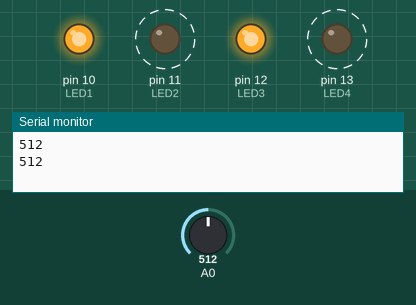
Simulated run of this sketch. Board: Arduino Uno, built with avr-gcc and run on an emulated ATmega328P. Parts: output pins drawn as LEDs (lit = HIGH), the last lines printed to the serial monitor. Dashed ring = blinking. The inputs (shaded band) are chosen by the test bench; at power-on: A0 = 512.

Above: at 1.8 s.
1.9 s: A0 set to 0
At 3.0 s:
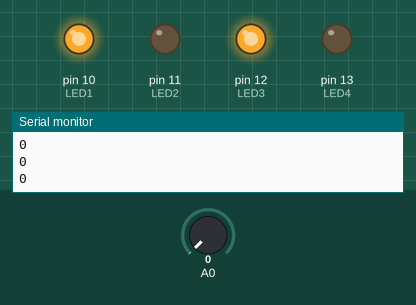
3.6 s: A0 set to 122
At 3.91 s:
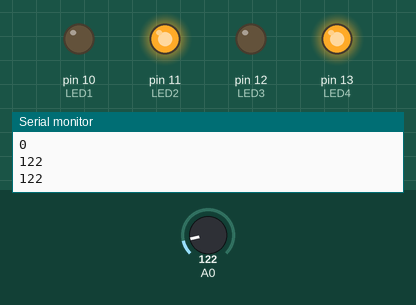
Timing chart, 0 to 13.1 s (numbered marks = the images above; inputs shaded):
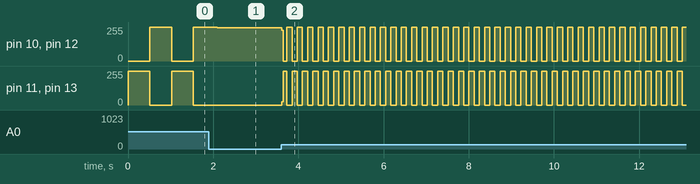

The sketch:

58_ControlandoLEDsDaShieldMultifuncao.ino
```cpp
#define LED1 10
#define LED2 11
#define LED3 12
#define LED4 13

int vel;

void setup() {
  pinMode(LED1, OUTPUT);
  pinMode(LED2, OUTPUT);
  pinMode(LED3, OUTPUT);
  pinMode(LED4, OUTPUT);

  pinMode(A0, INPUT);

  Serial.begin(9600);
}

void loop() {
  vel = analogRead(A0);
  Serial.println(vel);

  digitalWrite(LED1, LOW);
  digitalWrite(LED3, LOW);
  digitalWrite(LED2, HIGH);
  digitalWrite(LED4, HIGH);
  delay(vel);

  digitalWrite(LED2, LOW);
  digitalWrite(LED4, LOW);
  digitalWrite(LED1, HIGH);
  digitalWrite(LED3, HIGH);
  delay(vel);
}
```

Measured:
- after the input at 1.9 s, pin 11 (LED2), pin 13 (LED4): stops changing and stays 0/255
- after the input at 3.6 s, pin 10 (LED1), pin 12 (LED3): 249/255 → 230/255 at once, then moves between 0/255 and 255/255, repeating every 0.24 s; pin 11 (LED2), pin 13 (LED4): 0/255 → 24/255 at once, then moves between 0/255 and 255/255, repeating every 0.24 s
- by itself, pin 11 (LED2), pin 13 (LED4): alternates 255/255 for 0.51 s and 0/255 for 0.51 s
